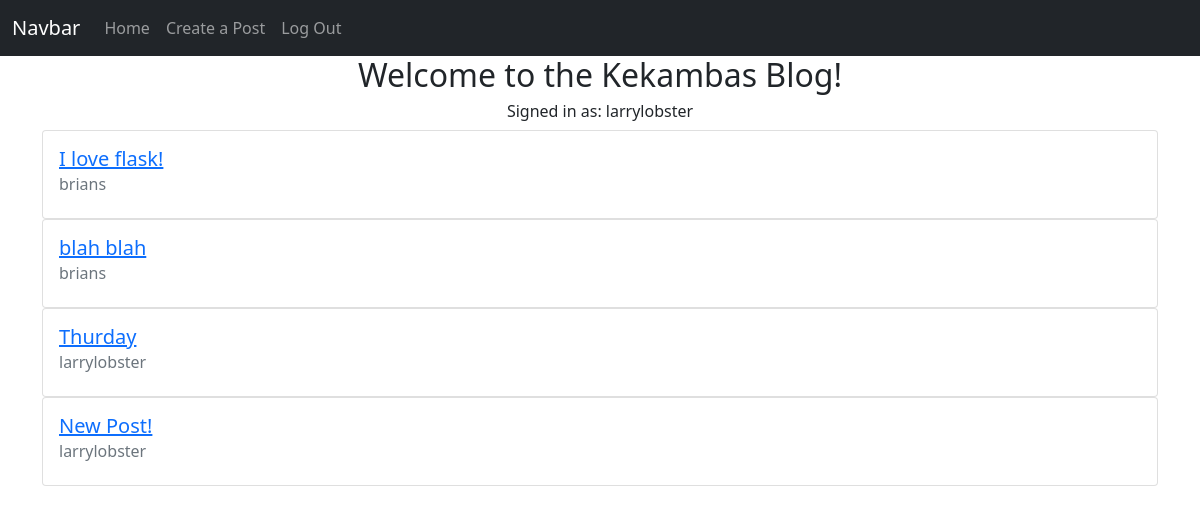
Before: / (signed in) with the older database file.
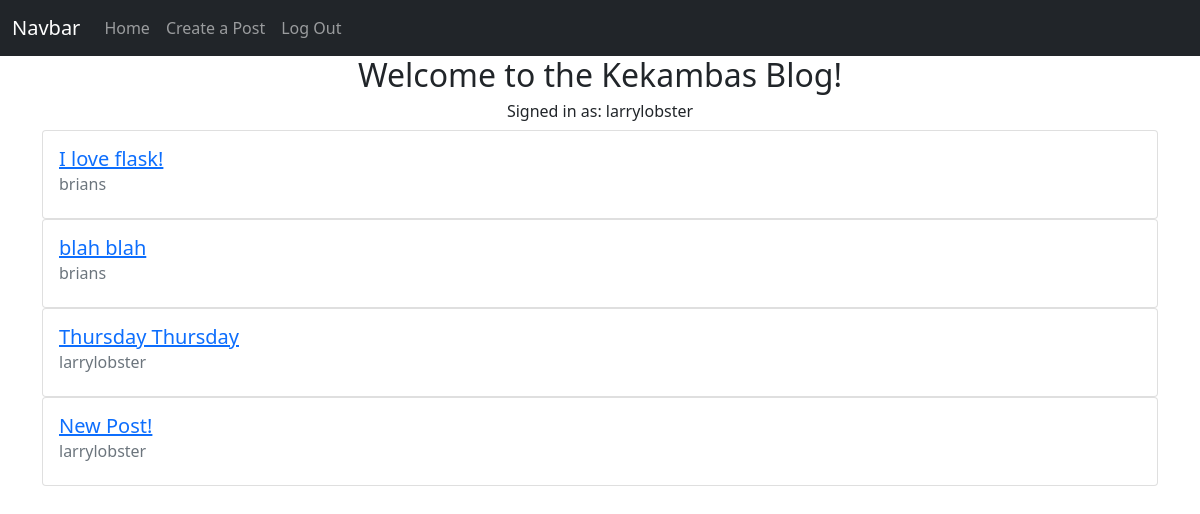
After: the same page with the newer database file.
### app/models.py (models this page shows, shortened)
class Post(db.Model):
    id = db.Column(db.Integer, primary_key=True)
    title = db.Column(db.String(50), nullable=False)
    body = db.Column(db.String(255), nullable=False)
    date_created = db.Column(db.DateTime, nullable=False, default=datetime.utcnow)
    user_id = db.Column(db.Integer, db.ForeignKey('user.id')) # SQL Equivalent = FOREIGN KEY(user_id) REFERENCES user(id)

class User(db.Model, UserMixin):
    id = db.Column(db.Integer, primary_key=True)
    email = db.Column(db.String(50), nullable=False, unique=True)
    username = db.Column(db.String(50), nullable=False, unique=True)
    password = db.Column(db.String(256), nullable=False)
    date_created = db.Column(db.DateTime, nullable=False, default=datetime.utcnow) # Coordinated Universal Time (always save it to this time when storing, and convert it later on front end)
    posts = db.relationship('Post', backref='author', lazy='dynamic')

### app/routes.py (the view)
@app.route('/')
def index():   # also an endpoint
    posts = Post.query.all()
    return render_template('index.html', posts=posts)

### app/models.py (called while the page is built)
@login.user_loader
def load_user(user_id):
    return User.query.get(user_id)

### app/templates/index.html (shortened to what this page needs)
{% extends 'base.html' %}
{% block content %}
<h2 class="text-center">Welcome to the Kekambas Blog!</h2>
{% if current_user.is_authenticated %}
    <h6 class="text-center">Signed in as: {{ current_user.username }}</h6>
    {% for post in posts %}
    <div class="card">
        <div class="card-body">
            <a href="{{ url_for('view_post', post_id=post.id) }}">
                <h5 class="card-title">{{ post.title }}</h5>
            </a>
                <h6 class="card-subtitle mb-2 text-muted">{{ post.author.username }}</h6>
        </div>
    </div>
    {% endfor %}
{% else %}
    <h4 class="text-center">Please Sign Up or Log In to view posts</h4>
{% endif %}
{% endblock content %}

Changed rows visible on the page:
changed Post: title "Thurday" → "Thursday Thursday"
